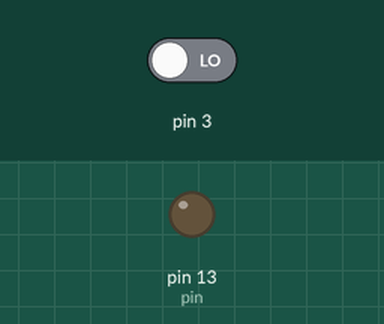
Recording of a sketch running on a simulated Arduino Uno, built with avr-gcc and run on an emulated ATmega328P. Shown: output pins drawn as LEDs (lit = HIGH). The test bench sets the inputs (shaded band); at power-on: pin 3 LOW. What the sketch prints to the serial monitor is not drawn.

Above: at 1.2 s.
1.3 s: pin 3 driven HIGH
At 1.7 s:
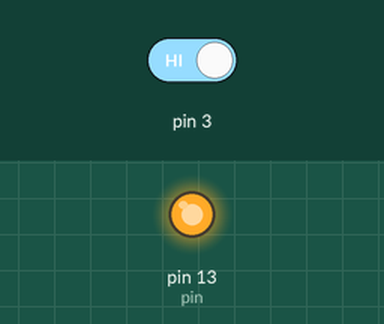
2.8 s: pin 3 driven LOW
At 4.0 s:
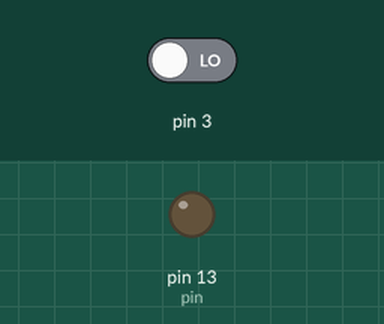
Timing chart, 0 to 5.8 s (numbered marks = the images above; inputs shaded):
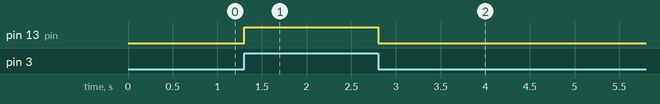

The sketch:

interrupt.ino
```cpp
int pin = 13;
volatile int state = LOW;

void setup() {
  Serial.begin(9600);
  Serial.println("begin...");
  pinMode(pin, OUTPUT);
  pinMode(3, INPUT);
  attachInterrupt(1, blink, CHANGE);
}

void loop() {
  digitalWrite(pin, state);
}

void blink() {
  state = !state;
  // Serial.println("interrupt");
}
```

Measured:
- after the input at 1.3 s, pin 13 (pin): LOW → HIGH at once
- after the input at 2.8 s, pin 13 (pin): HIGH → LOW at once
